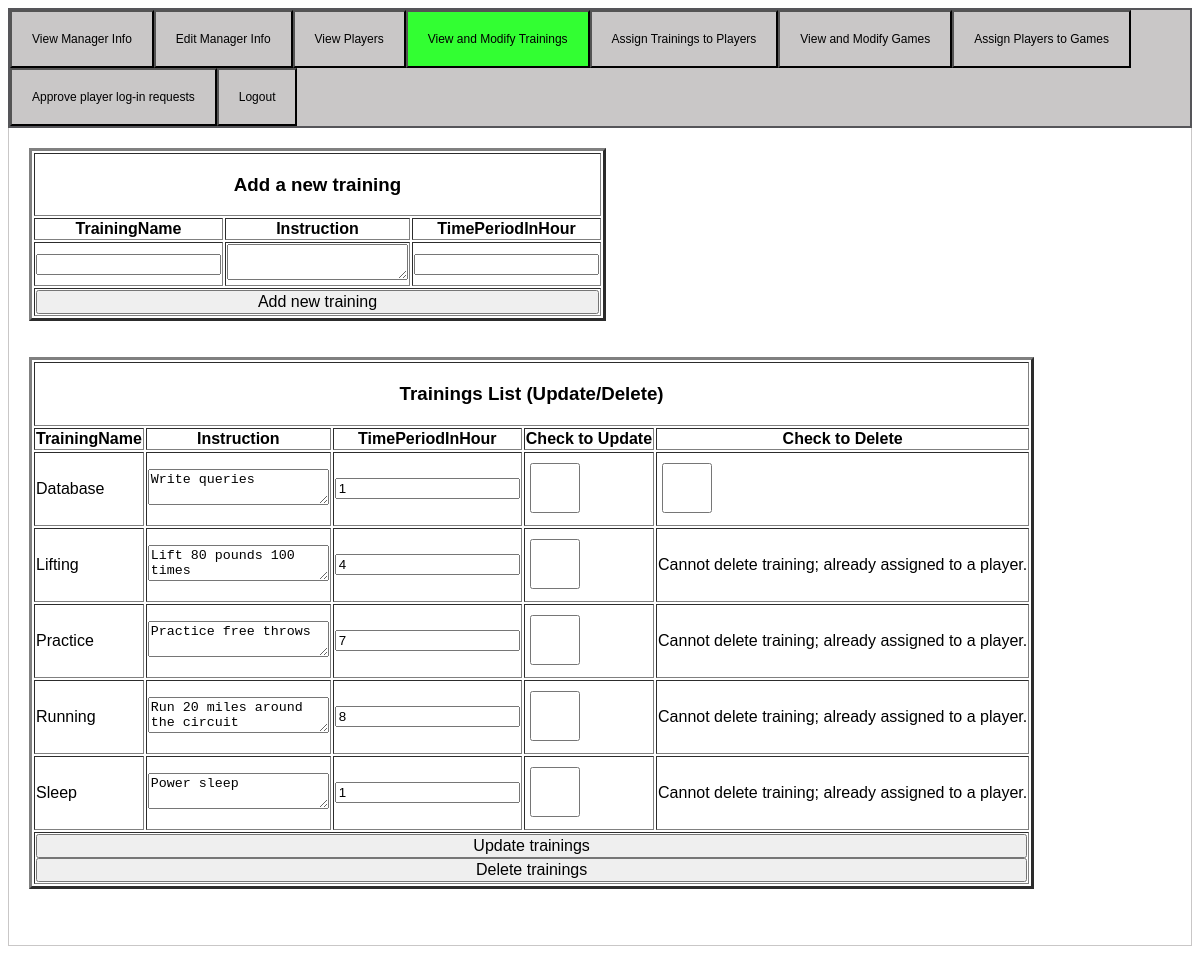
The app's page /cs482502/view_and_modify_trainings.php with its own data.
### tables this page shows
create table Training(
    TrainingName	    varchar(16),
    Instruction		    varchar(256) not null,
    TimePeriodInHour	int not null,
    primary key(TrainingName)
);

### cs482502/view_and_modify_trainings.php (the view, shortened to what this page needs)
<?php
    include("manager_view.php");
    $training_query = mysql_query("select * from Training order by TrainingName asc;");
?>
<!doctype html>
<html>
    <head>
    </head>
    <body>
    <div class = tabcontent>
            <table border = '3'>
                <tr>
                    <th colspan='3'><h3> Add a new training </h3></th>
                </tr>
                <tr>
                    <th>TrainingName</th>
                    <th>Instruction</th>
                    <th>TimePeriodInHour</th>
                </tr>
                <form method = "post">
                <tr>
                        <td><input type = "text" name = "add_name" maxlength = "16"/></td>
                        <td><textarea name = "add_instruction" maxlength = "256"></textarea></td>
                        <td><input type = "text" name = "add_hours" onkeypress="return event.charCode >= 48 && event.charCode <= 57" maxlength = "9"/></td>
                </tr>
                <tr>
                        <td colspan = '3'><input type = "submit" name = "add_button" value = "Add new training" class = "op"/></td>
                </tr>
                </form>
            </table>
            <table border = '3'>
                <tr>
                    <th colspan='5'> <h3> Trainings List (Update/Delete) </h3></th>
                </tr>
                <tr>
                    <th> TrainingName </th>
                    <th> Instruction </th>
                    <th> TimePeriodInHour </th>
                    <th> Check to Update </th>
                    <th> Check to Delete </th>
                </tr>
                <?php
                    print "<form method = \"post\">";
                    $row_num = 0;
                    while($row = mysql_fetch_array($training_query)){
                        $training_name = $row['TrainingName'];
                        $instruction = $row['Instruction'];
                        $time_period = $row['TimePeriodInHour'];
                        print "<tr><td>".$training_name." </td>
                                <td style = \"height: 70px\">"."<textarea name =\"INS{".$row_num."}\" maxlength = \"256\">".$instruction."</textarea> </td>
                                <td>"."<input type = \"text\" name =\"TP{".$row_num."}\"value =\"".$time_period."\" onkeypress=\"return event.charCode >= 48 && event.charCode <= 57\" maxlength = \"9\"/></td>"
                                ."<td><input type = \"checkbox\" name = \"update{".$row_num."}\" /></td>";
                        print"<td>";
                        $check_deletion = mysql_num_rows(mysql_query("select * from Player, AssignTraining, Training where Player.ID = AssignTraining.PlayerID and AssignTraining.TrainingName = '$training_name';"));
                        if($check_deletion > 0)
                            print "Cannot delete training; already assigned to a player.";
                        else
                            print "<input type = \"checkbox\" name = \"delete{".$row_num."}\"/>";
                        print "</td>";
                        $row_num++;
                   }
                ?>
                <tr>
                    <td colspan = '5'> <input type = "submit" name = "update_button" value = "Update trainings" class = "op" />
                                       <input type = "submit" name = "delete_button" value = "Delete trainings" class = "op" /></td>
                    </form>
            </table>
            <br><br>
    </div>
    </body>
</html>

### cs482502/manager_view.php (style rules this page uses)
body { font-family: "Helvetica", sans-serif; }
.tabcontent { padding: 20px 20px; border: 1px solid #c9c7c7; border-top: none; }

### cs482502/view_and_modify_trainings.php (style rules this page uses)
input[type=checkbox] { width:50px;height:50px; }
input.op { box-sizing: border-box; width:100%; font-size:100%; }

### records on screen
training: TrainingName "Database", Instruction "Write queries"
training: TrainingName "Lifting", Instruction "Lift 80 pounds 100 times", shows "Cannot delete training; already assigned to a player."
training: TrainingName "Practice", Instruction "Practice free throws", shows "Cannot delete training; already assigned to a player."
training: TrainingName "Running", Instruction "Run 20 miles around the circuit", shows "Cannot delete training; already assigned to a player."
training: TrainingName "Sleep", Instruction "Power sleep", shows "Cannot delete training; already assigned to a player."
